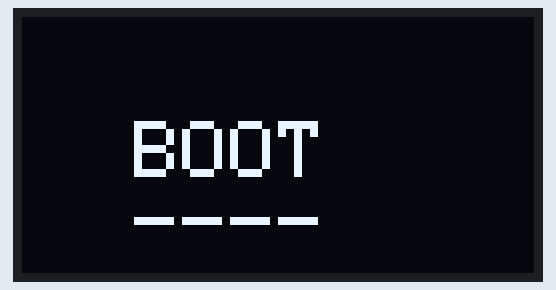
This sketch was run on a simulated ESP32-C3. Parts: 128×64 one-colour display. A WiFi scan finds three made-up networks; what the sketch prints to the serial monitor is not drawn.

Above: at 0.3 s.
At 2.5 s:
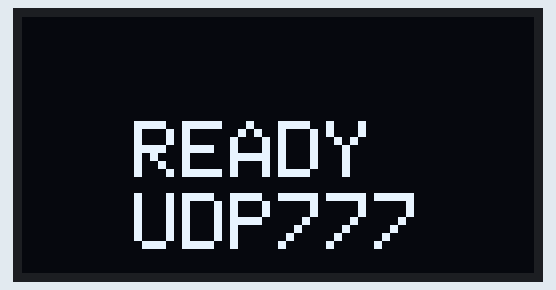

The sketch:

esp32_oled_udp.ino
```cpp
/**
 * @file esp32_oled_udp.ino
 * @brief Main entry point.
 *
 * System summary:
 * - CPU clock fixed to 80 MHz.
 * - Boot-time 2.4GHz scan selects a channel (prefers 1/6/11).
 * - Starts a hidden SoftAP.
 * - Listens for UDP payloads and displays two 6-character lines on SSD1306.
 * - OLED failure does not stop operation; device continues headless with serial logs.
 * - No automatic recovery actions at runtime; only warning/diagnostic output.
 */

#include "config.h"
#include "display_oled.h"
#include "payload.h"
#include "wifi_ap.h"
#include "udp_rx.h"
#include "telemetry.h"
#include "leds.h"

#include <Arduino.h>
#include <Wire.h>
#include <WiFi.h>
#include <WiFiUdp.h>
#include <Adafruit_GFX.h>
#include <Adafruit_SSD1306.h>
#include <esp32-hal-cpu.h>

static Adafruit_SSD1306 g_display(OLED_W, OLED_H, &Wire, -1);
static WiFiUDP g_udp;

static bool g_oled_ok = false;
static int  g_ap_channel = 1;

static char g_line1[7] = "------";
static char g_line2[7] = "------";

static uint32_t g_packets = 0;
static uint32_t g_last_pkt_ms = 0;
static uint32_t g_last_status_ms = 0;
static uint32_t g_last_warn_ms = 0;
static bool     g_redraw_needed = true;

static void fatal_loop(const char* msg1, const char* msg2) {
  DisplayOLED::draw2(g_display, g_oled_ok, msg1, msg2);
  while (true) {
    Serial.printf("[FATAL] %s %s\n", msg1, msg2);
    delay(2000);
  }
}

void setup() {
  // Requirement: lock CPU to 80 MHz.
  setCpuFrequencyMhz(80);

  // Start serial after setting CPU frequency to keep UART stable.
  Serial.begin(115200);
  delay(200);
  Serial.printf("[BOOT] CPU=%dMHz\n", getCpuFrequencyMhz());

  // Optional GPIO-controlled status LED (disabled by default; see config.h).
  Leds::init();
  Leds::set_power(true);

  // I2C bus init.
  Wire.begin(OLED_SDA_PIN, OLED_SCL_PIN, I2C_HZ);

  // OLED init (headless allowed).
  g_oled_ok = DisplayOLED::init(g_display, /*tries=*/3);
  DisplayOLED::draw2(g_display, g_oled_ok, "BOOT", "----");

  // Boot-time scan -> choose AP channel.
  g_ap_channel = WifiAP::select_channel_on_boot();

  // Start AP.
  if (!WifiAP::start_softap(g_ap_channel)) {
    fatal_loop("APERR", "----");
  }

  // Bind UDP.
  if (!UdpRx::begin(g_udp, UDP_PORT, /*tries=*/3)) {
    fatal_loop("UDPERR", "----");
  }

  // Known start state.
  payload_set_line(g_line1, "READY", 5);
  payload_set_line(g_line2, "UDP777", 6);
  g_redraw_needed = true;
  DisplayOLED::draw2(g_display, g_oled_ok, g_line1, g_line2);

  g_packets = 0;
  g_last_pkt_ms = millis();
  g_last_status_ms = millis();
  g_last_warn_ms = 0;

  Serial.printf("[READY] AP_IP=%s UDP_PORT=%u CH=%d hidden=%d\n",
                WiFi.softAPIP().toString().c_str(),
                UDP_PORT,
                g_ap_channel,
                AP_HIDDEN);
}

void loop() {
  const uint32_t now = millis();

  Telemetry::maybe_print_status(now, g_packets, g_last_pkt_ms, g_ap_channel, g_line1, g_line2, &g_last_status_ms);
  Telemetry::maybe_warn_no_packets(now, g_last_pkt_ms, g_ap_channel, &g_last_warn_ms);

  // Redraw only when content changes.
  if (g_redraw_needed) {
    DisplayOLED::draw2(g_display, g_oled_ok, g_line1, g_line2);
    g_redraw_needed = false;
  }

  // Receive one UDP packet (if available).
  char buf[128];
  int len = 0;

  if (!UdpRx::recv_one(g_udp, buf, (int)sizeof(buf), &len)) {
    delay(5);
    return;
  }

  // Parse + hard-truncate into 6-char lines.
  char old1[7], old2[7];
  memcpy(old1, g_line1, 7);
  memcpy(old2, g_line2, 7);

  payload_parse(g_line1, g_line2, buf, len);

  if (memcmp(old1, g_line1, 7) != 0 || memcmp(old2, g_line2, 7) != 0) {
    g_redraw_needed = true;
  }

  g_packets++;
  g_last_pkt_ms = now;
  g_last_warn_ms = 0;

  // Log interpreted payload.
  Serial.printf("[DISP] '%s' / '%s'\n", g_line1, g_line2);
}
```

display_oled.cpp
```cpp
/**
 * @file display_oled.cpp
 * @brief OLED drawing and initialization.
 */

#include "display_oled.h"
#include "config.h"

#include <Arduino.h>
#include <Adafruit_SSD1306.h>

namespace DisplayOLED {

bool init(Adafruit_SSD1306& display, int tries) {
  for (int t = 1; t <= tries; t++) {
    Serial.printf("[OLED] begin try %d/%d addr=0x%02X\n", t, tries, OLED_I2C_ADDR);
    if (display.begin(SSD1306_SWITCHCAPVCC, OLED_I2C_ADDR)) {
      Serial.println("[OLED] OK");
      return true;
    }
    Serial.println("[OLED] FAILED (addr/wiring/power). Retrying...");
    delay(200);
  }
  Serial.println("[OLED] Giving up; running headless (serial-only).");
  return false;
}

void draw2(Adafruit_SSD1306& display, bool oled_ok, const char* a, const char* b) {
  if (!oled_ok) return;

  const int textSize = 2;
  const int lineH = 8 * textSize;
  const int gap   = 2;

  const int x  = OLED_XOFF;
  const int y1 = OLED_YOFF + 12; // calibrated baseline
  const int y2 = y1 + lineH + gap;

  display.clearDisplay();
  display.setTextSize(textSize);
  display.setTextColor(SSD1306_WHITE);

  display.setCursor(x, y1);
  display.print(a);

  display.setCursor(x, y2);
  display.print(b);

  display.display();
}

} // namespace DisplayOLED
```

display_oled.h
```cpp
#pragma once
/**
 * @file display_oled.h
 * @brief OLED display wrapper.
 *
 * Behavior:
 * - Initializes SSD1306 over I2C with retries.
 * - If init fails, the system runs in "headless" mode (serial only).
 * - Drawing functions are no-ops when headless.
 */

#include <stdbool.h>

class Adafruit_SSD1306;

namespace DisplayOLED {

/**
 * @brief Initialize the OLED.
 * @param display Reference to a constructed Adafruit_SSD1306 object.
 * @param tries Number of retry attempts.
 * @return true if the OLED was initialized successfully, false if headless.
 */
bool init(Adafruit_SSD1306& display, int tries);

/**
 * @brief Draw exactly two lines (text size 2) to the OLED.
 * @param display Reference to a valid Adafruit_SSD1306 object.
 * @param oled_ok If false, this function does nothing.
 * @param a First line (expected <= 6 chars, may include spaces).
 * @param b Second line (expected <= 6 chars, may include spaces).
 */
void draw2(Adafruit_SSD1306& display, bool oled_ok, const char* a, const char* b);

} // namespace DisplayOLED
```

leds.cpp
```cpp
/**
 * @file leds.cpp
 * @brief Optional firmware-controlled LEDs.
 */

#include "config.h"
#include "leds.h"

#include <Arduino.h>

namespace {

inline bool power_led_available() {
  return LEDS_ENABLED && POWER_LED_PIN >= 0;
}

inline void write_power_led(bool on) {
  if (!power_led_available()) return;
  const bool level = POWER_LED_ACTIVE_LOW ? !on : on;
  digitalWrite(POWER_LED_PIN, level ? HIGH : LOW);
}

} // namespace

namespace Leds {

void init() {
  if (!power_led_available()) return;
  pinMode(POWER_LED_PIN, OUTPUT);
  // Default state: OFF (leds are disabled by default anyway, but be explicit).
  write_power_led(false);
}

void set_power(bool on) {
  write_power_led(on);
}

} // namespace Leds
```

leds.h
```cpp
#pragma once
/**
 * @file leds.h
 * @brief Optional firmware-controlled LEDs (compile-time configurable).
 */

namespace Leds {

/** Initialize configured LED pins (no-op if disabled). */
void init();

/** Set the firmware-controlled "power/status" LED. */
void set_power(bool on);

} // namespace Leds
```

payload.cpp
```cpp
/**
 * @file payload.cpp
 * @brief Implementation of payload parsing and line formatting.
 */

#include "payload.h"

void payload_set_line(char dst[7], const char* src, int n) {
  int i = 0;
  for (; i < 6 && i < n && src[i] != '\0'; i++) dst[i] = src[i];
  for (; i < 6; i++) dst[i] = ' ';
  dst[6] = '\0';
}

void payload_parse(char line1[7], char line2[7], const char* buf, int len) {
  // Accept separators: '\n' or '|' or ','.
  int sep = -1;
  for (int i = 0; i < len; i++) {
    const char c = buf[i];
    if (c == '\n' || c == '|' || c == ',') { sep = i; break; }
  }

  if (sep < 0) {
    payload_set_line(line1, buf, len);
    payload_set_line(line2, "", 0);
    return;
  }

  payload_set_line(line1, buf, sep);

  int start2 = sep + 1;
  // Preserve leading spaces on line 2; skip only newline/CR.
  while (start2 < len && (buf[start2] == '\r' || buf[start2] == '\n')) start2++;

  payload_set_line(line2, buf + start2, len - start2);
}
```

payload.h
```cpp
#pragma once
/**
 * @file payload.h
 * @brief Payload parsing and line formatting.
 *
 * Contract:
 * - The display shows exactly two lines.
 * - Each line is exactly 6 characters (padded with spaces).
 * - Input is split on the first separator in {'\n', '|', ','}.
 * - If no separator exists, line2 becomes blank.
 */

#include <stddef.h>

#ifdef __cplusplus
extern "C" {
#endif

/**
 * @brief Format a line into a fixed 6-char buffer (plus NUL).
 * @param dst Destination buffer, must be at least 7 bytes.
 * @param src Source string (not necessarily NUL-terminated within n).
 * @param n   Number of bytes available in src.
 */
void payload_set_line(char dst[7], const char* src, int n);

/**
 * @brief Parse incoming payload into two 6-char padded lines.
 * @param line1 Output line1 buffer (7 bytes).
 * @param line2 Output line2 buffer (7 bytes).
 * @param buf   Input buffer.
 * @param len   Length of input buffer in bytes.
 */
void payload_parse(char line1[7], char line2[7], const char* buf, int len);

#ifdef __cplusplus
}
#endif
```

telemetry.cpp
```cpp
/**
 * @file telemetry.cpp
 * @brief Serial telemetry implementation.
 */

#include "telemetry.h"
#include "config.h"

#include <Arduino.h>
#include <WiFi.h>

namespace Telemetry {

void maybe_print_status(uint32_t now_ms,
                        uint32_t packets,
                        uint32_t last_pkt_ms,
                        int ap_channel,
                        const char line1[7],
                        const char line2[7],
                        uint32_t* last_status_ms) {
  if (now_ms - *last_status_ms < STATUS_EVERY_MS) return;
  *last_status_ms = now_ms;

  Serial.printf("[STAT] up=%lus pkts=%lu last=%lums stations=%d ch=%d l1='%s' l2='%s'\n",
                (unsigned long)(now_ms / 1000),
                (unsigned long)packets,
                (unsigned long)(now_ms - last_pkt_ms),
                (int)WiFi.softAPgetStationNum(),
                ap_channel,
                line1, line2);
}

void maybe_warn_no_packets(uint32_t now_ms,
                           uint32_t last_pkt_ms,
                           int ap_channel,
                           uint32_t* last_warn_ms) {
  const uint32_t quiet_ms = now_ms - last_pkt_ms;
  if (quiet_ms < NO_PACKET_WARN_MS) return;

  if (*last_warn_ms != 0 && (now_ms - *last_warn_ms) < NO_PACKET_WARN_EVERY_MS) return;
  *last_warn_ms = now_ms;

  Serial.printf("[WARN] No UDP packets for %lums (stations=%d AP_IP=%s ch=%d)\n",
                (unsigned long)quiet_ms,
                (int)WiFi.softAPgetStationNum(),
                WiFi.softAPIP().toString().c_str(),
                ap_channel);
}

} // namespace Telemetry
```

telemetry.h
```cpp
#pragma once
/**
 * @file telemetry.h
 * @brief Serial telemetry helpers.
 *
 * Provides periodic status and idle warnings without taking any recovery action.
 */

#include <stdint.h>

namespace Telemetry {

/**
 * @brief Update periodic status output.
 * @param now_ms Current time from millis().
 * @param packets Total packets received so far.
 * @param last_pkt_ms Time of last packet reception (millis()).
 * @param ap_channel Current AP channel.
 * @param line1 Display line 1.
 * @param line2 Display line 2.
 * @param last_status_ms In/out: last status print time.
 */
void maybe_print_status(uint32_t now_ms,
                        uint32_t packets,
                        uint32_t last_pkt_ms,
                        int ap_channel,
                        const char line1[7],
                        const char line2[7],
                        uint32_t* last_status_ms);

/**
 * @brief Warn if no packets have arrived recently (no restart, no recovery).
 * @param now_ms Current time from millis().
 * @param last_pkt_ms Time of last packet reception (millis()).
 * @param ap_channel Current AP channel.
 * @param last_warn_ms In/out: last warning print time.
 */
void maybe_warn_no_packets(uint32_t now_ms,
                           uint32_t last_pkt_ms,
                           int ap_channel,
                           uint32_t* last_warn_ms);

} // namespace Telemetry
```

udp_rx.cpp
```cpp
/**
 * @file udp_rx.cpp
 * @brief UDP receiver implementation.
 */

#include "udp_rx.h"

#include <Arduino.h>

namespace UdpRx {

bool begin(WiFiUDP& udp, uint16_t port, int tries) {
  for (int t = 1; t <= tries; t++) {
    Serial.printf("[UDP] begin try %d/%d port=%u\n", t, tries, port);
    if (udp.begin(port)) {
      Serial.println("[UDP] OK");
      return true;
    }
    Serial.println("[UDP] FAILED. Retrying...");
    delay(200);
  }
  return false;
}

bool recv_one(WiFiUDP& udp, char* buf, int cap, int* out_len) {
  const int packetSize = udp.parsePacket();
  if (packetSize <= 0) return false;

  const int maxRead = cap - 1;
  int n = udp.read(buf, maxRead);
  if (n <= 0) return false;

  buf[n] = '\0';

  // Trim trailing whitespace only (preserve leading spaces).
  while (n > 0) {
    const char c = buf[n - 1];
    if (c == '\r' || c == '\n' || c == ' ' || c == '\t') {
      buf[n - 1] = '\0';
      n--;
      continue;
    }
    break;
  }

  *out_len = n;

  Serial.printf("[UDP] pkt=%dB read=%dB from %s:%u\n",
                packetSize,
                n,
                udp.remoteIP().toString().c_str(),
                udp.remotePort());
  return true;
}

} // namespace UdpRx
```

udp_rx.h
```cpp
#pragma once
/**
 * @file udp_rx.h
 * @brief UDP receiver for display payloads.
 *
 * Responsibilities:
 * - Bind UDP port.
 * - Receive packets into a bounded buffer.
 * - Trim trailing whitespace (but preserve leading spaces).
 *
 * Notes:
 * - On Arduino-ESP32 core 3.x, WiFiUDP is a typedef (not a class),
 *   so we include <WiFiUdp.h> here instead of forward-declaring.
 */

#include <stdint.h>
#include <WiFiUdp.h>  // must be included (WiFiUDP is a typedef in core 3.x)

namespace UdpRx {

/**
 * @brief Bind UDP port with retries.
 * @param udp WiFiUDP instance.
 * @param port UDP port to bind.
 * @param tries Retry count.
 * @return true on success, false on failure.
 */
bool begin(WiFiUDP& udp, uint16_t port, int tries);

/**
 * @brief Attempt to receive one packet.
 * @param udp WiFiUDP instance.
 * @param buf Output buffer.
 * @param cap Capacity of buffer in bytes.
 * @param out_len Output length (bytes) after trimming; valid if return true.
 * @return true if a packet was received and placed into buf, false otherwise.
 */
bool recv_one(WiFiUDP& udp, char* buf, int cap, int* out_len);

} // namespace UdpRx
```

wifi_ap.cpp
```cpp
/**
 * @file wifi_ap.cpp
 * @brief SoftAP setup + boot-time channel selection implementation.
 */

#include "wifi_ap.h"
#include "config.h"

#include <Arduino.h>
#include <WiFi.h>

namespace {

int rssi_weight(int rssi) {
  // rssi is negative dBm; -30 is very strong, -90 is weak.
  if (rssi >= -50) return 6;
  if (rssi >= -60) return 4;
  if (rssi >= -70) return 2;
  if (rssi >= -80) return 1;
  return 0;
}

void add_overlap_penalty(int score[12], int ch, int w) {
  // Simple overlap model: center channel gets 3w, +/-1 gets 2w, +/-2 gets 1w.
  if (ch < CH_MIN || ch > CH_MAX) return;

  score[ch] += 3 * w;
  if (ch - 1 >= CH_MIN) score[ch - 1] += 2 * w;
  if (ch + 1 <= CH_MAX) score[ch + 1] += 2 * w;
  if (ch - 2 >= CH_MIN) score[ch - 2] += 1 * w;
  if (ch + 2 <= CH_MAX) score[ch + 2] += 1 * w;
}

int choose_best_channel_from_scan(int16_t n) {
  int score[12]; // 0 unused; 1..11 valid
  for (int i = 0; i < 12; i++) score[i] = 0;

  for (int i = 0; i < n; i++) {
    const int ch = WiFi.channel(i);
    const int r  = WiFi.RSSI(i);
    if (ch < CH_MIN || ch > CH_MAX) continue;

    const int w = rssi_weight(r);
    if (w == 0) continue;

    add_overlap_penalty(score, ch, w);
  }

  // Prefer 1/6/11 first.
  int best = PREFERRED_CH[0];
  int bestScore = score[best];

  for (int k = 1; k < PREFERRED_CH_N; k++) {
    const int ch = PREFERRED_CH[k];
    if (score[ch] < bestScore) { bestScore = score[ch]; best = ch; }
  }
  return best;
}

// Compatibility wrapper for scanNetworks() overload differences.
int16_t scanNetworksSync(bool show_hidden) {
#if defined(ESP_ARDUINO_VERSION_MAJOR) && (ESP_ARDUINO_VERSION_MAJOR >= 2)
  return WiFi.scanNetworks(/*async=*/false, /*show_hidden=*/show_hidden);
#else
  (void)show_hidden;
  return WiFi.scanNetworks();
#endif
}

} // namespace

namespace WifiAP {

int select_channel_on_boot() {
  // Enable STA capability only for scanning; we do not join any network.
  WiFi.mode(WIFI_AP_STA);

#if defined(ESP_ARDUINO_VERSION_MAJOR) && (ESP_ARDUINO_VERSION_MAJOR >= 2)
  WiFi.disconnect(true, true);
#else
  WiFi.disconnect();
#endif
  delay(100);

  Serial.println("[SCAN] scanning 2.4GHz for best channel (boot) ...");

  const int16_t n = scanNetworksSync(true);
  if (n < 0) {
    Serial.printf("[SCAN] scan failed (rc=%d). Fallback channel=1\n", (int)n);
    WiFi.scanDelete();
    return 1;
  }

  Serial.printf("[SCAN] found %d networks\n", (int)n);
  for (int i = 0; i < n && i < 8; i++) {
    if (SCAN_LOG_SSIDS) {
      Serial.printf("[SCAN] %2d: ch=%2d rssi=%4d ssid='%s'\n",
                    i, WiFi.channel(i), WiFi.RSSI(i), WiFi.SSID(i).c_str());
    } else {
      Serial.printf("[SCAN] %2d: ch=%2d rssi=%4d\n",
                    i, WiFi.channel(i), WiFi.RSSI(i));
    }
  }

  const int best = choose_best_channel_from_scan(n);
  Serial.printf("[SCAN] selected channel=%d\n", best);

  WiFi.scanDelete();
  return best;
}

bool start_softap(int channel) {
  // After scanning, switch to AP-only mode for steady operation.
  WiFi.mode(WIFI_AP);

  Serial.printf("[WIFI] starting SoftAP ssid='%s' ch=%d hidden=%d max=%d\n",
                AP_SSID, channel, AP_HIDDEN, AP_MAXCONN);

  if (!WiFi.softAP(AP_SSID, AP_PASS, channel, AP_HIDDEN, AP_MAXCONN)) {
    Serial.println("[WIFI] softAP() FAILED");
    return false;
  }

  Serial.printf("[WIFI] AP up. IP=%s stations=%d\n",
                WiFi.softAPIP().toString().c_str(),
                (int)WiFi.softAPgetStationNum());
  return true;
}

} // namespace WifiAP
```

Source omitted: wifi_ap.h (842 bytes), config.h (3984 bytes)

Measured:
- what the display in image 0 shows lasts 2.1 s, from 0.3 s to 2.4 s
